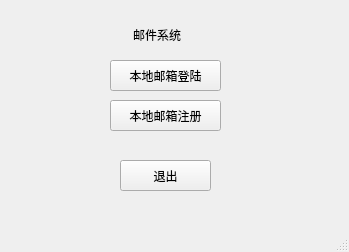
<?xml version="1.0" encoding="UTF-8"?>
<ui version="4.0">
 <class>mail</class>
 <widget class="QMainWindow" name="mail">
  <property name="geometry">
   <rect>
    <x>0</x>
    <y>0</y>
    <width>349</width>
    <height>252</height>
   </rect>
  </property>
  <property name="windowTitle">
   <string>mail</string>
  </property>
  <widget class="QWidget" name="centralwidget">
   <widget class="QPushButton" name="pushButton">
    <property name="geometry">
     <rect>
      <x>120</x>
      <y>160</y>
      <width>91</width>
      <height>31</height>
     </rect>
    </property>
    <property name="text">
     <string>退出</string>
    </property>
   </widget>
   <widget class="QPushButton" name="pushButton_2">
    <property name="geometry">
     <rect>
      <x>110</x>
      <y>60</y>
      <width>111</width>
      <height>31</height>
     </rect>
    </property>
    <property name="text">
     <string>本地邮箱登陆</string>
    </property>
   </widget>
   <widget class="QPushButton" name="pushButton_3">
    <property name="geometry">
     <rect>
      <x>110</x>
      <y>100</y>
      <width>111</width>
      <height>31</height>
     </rect>
    </property>
    <property name="text">
     <string>本地邮箱注册</string>
    </property>
   </widget>
   <widget class="QLabel" name="label">
    <property name="geometry">
     <rect>
      <x>133</x>
      <y>19</y>
      <width>71</width>
      <height>31</height>
     </rect>
    </property>
    <property name="text">
     <string>邮件系统</string>
    </property>
   </widget>
  </widget>
  <widget class="QMenuBar" name="menubar">
   <property name="geometry">
    <rect>
     <x>0</x>
     <y>0</y>
     <width>349</width>
     <height>21</height>
    </rect>
   </property>
  </widget>
  <widget class="QStatusBar" name="statusbar"/>
 </widget>
 <resources/>
 <connections>
  <connection>
   <sender>pushButton</sender>
   <signal>clicked()</signal>
   <receiver>mail</receiver>
   <slot>close()</slot>
   <hints>
    <hint type="sourcelabel">
     <x>159</x>
     <y>230</y>
    </hint>
    <hint type="destinationlabel">
     <x>399</x>
     <y>299</y>
    </hint>
   </hints>
  </connection>
 </connections>
</ui>
